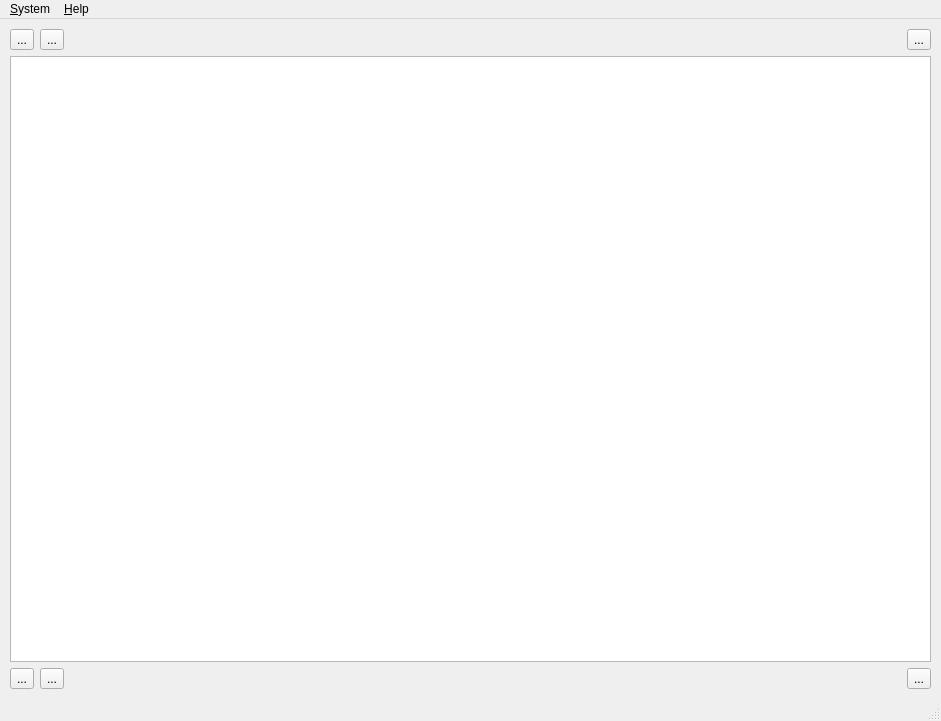
<?xml version="1.0" encoding="UTF-8"?>
<ui version="4.0">
 <class>MainWindow</class>
 <widget class="QMainWindow" name="MainWindow">
  <property name="geometry">
   <rect>
    <x>0</x>
    <y>0</y>
    <width>941</width>
    <height>721</height>
   </rect>
  </property>
  <property name="windowTitle">
   <string>MainWindow</string>
  </property>
  <widget class="QWidget" name="centralwidget">
   <layout class="QVBoxLayout" name="verticalLayout_7">
    <property name="leftMargin">
     <number>1</number>
    </property>
    <property name="topMargin">
     <number>1</number>
    </property>
    <property name="rightMargin">
     <number>1</number>
    </property>
    <property name="bottomMargin">
     <number>1</number>
    </property>
    <item>
     <widget class="QStackedWidget" name="stackedWidget">
      <property name="currentIndex">
       <number>0</number>
      </property>
      <widget class="QWidget" name="pageStocksList">
       <layout class="QVBoxLayout" name="verticalLayout">
        <item>
         <layout class="QHBoxLayout" name="horizontalLayout_2">
          <item>
           <widget class="QToolButton" name="toolButton">
            <property name="text">
             <string>...</string>
            </property>
           </widget>
          </item>
          <item>
           <widget class="QToolButton" name="toolButton_2">
            <property name="text">
             <string>...</string>
            </property>
           </widget>
          </item>
          <item>
           <spacer name="horizontalSpacer_2">
            <property name="orientation">
             <enum>Qt::Horizontal</enum>
            </property>
            <property name="sizeHint" stdset="0">
             <size>
              <width>40</width>
              <height>20</height>
             </size>
            </property>
           </spacer>
          </item>
          <item>
           <widget class="QToolButton" name="toolButton_6">
            <property name="text">
             <string>...</string>
            </property>
           </widget>
          </item>
         </layout>
        </item>
        <item>
         <widget class="StocksTableView" name="tableViewStocks">
          <property name="editTriggers">
           <set>QAbstractItemView::NoEditTriggers</set>
          </property>
          <property name="selectionMode">
           <enum>QAbstractItemView::ExtendedSelection</enum>
          </property>
          <property name="selectionBehavior">
           <enum>QAbstractItemView::SelectRows</enum>
          </property>
          <property name="verticalScrollMode">
           <enum>QAbstractItemView::ScrollPerPixel</enum>
          </property>
          <property name="sortingEnabled">
           <bool>true</bool>
          </property>
         </widget>
        </item>
        <item>
         <layout class="QHBoxLayout" name="horizontalLayout">
          <item>
           <widget class="QToolButton" name="toolButton_3">
            <property name="text">
             <string>...</string>
            </property>
           </widget>
          </item>
          <item>
           <widget class="QToolButton" name="toolButton_4">
            <property name="text">
             <string>...</string>
            </property>
           </widget>
          </item>
          <item>
           <spacer name="horizontalSpacer">
            <property name="orientation">
             <enum>Qt::Horizontal</enum>
            </property>
            <property name="sizeHint" stdset="0">
             <size>
              <width>40</width>
              <height>20</height>
             </size>
            </property>
           </spacer>
          </item>
          <item>
           <widget class="QToolButton" name="toolButton_5">
            <property name="text">
             <string>...</string>
            </property>
           </widget>
          </item>
         </layout>
        </item>
       </layout>
      </widget>
      <widget class="QWidget" name="pageTradeInfo">
       <layout class="QVBoxLayout" name="verticalLayout_8">
        <item>
         <widget class="QSplitter" name="splitter_2">
          <property name="orientation">
           <enum>Qt::Horizontal</enum>
          </property>
          <widget class="QWidget" name="widget" native="true">
           <property name="sizePolicy">
            <sizepolicy hsizetype="Expanding" vsizetype="Expanding">
             <horstretch>5</horstretch>
             <verstretch>0</verstretch>
            </sizepolicy>
           </property>
           <layout class="QVBoxLayout" name="verticalLayout_4">
            <item>
             <layout class="QHBoxLayout" name="horizontalLayout_3">
              <property name="spacing">
               <number>1</number>
              </property>
              <item>
               <widget class="QToolButton" name="toolButtonRealTime">
                <property name="text">
                 <string>Real Time</string>
                </property>
                <property name="autoRaise">
                 <bool>true</bool>
                </property>
               </widget>
              </item>
              <item>
               <widget class="QToolButton" name="toolButton5Mins">
                <property name="text">
                 <string>5MINS</string>
                </property>
                <property name="autoRaise">
                 <bool>true</bool>
                </property>
               </widget>
              </item>
              <item>
               <widget class="QToolButton" name="toolButton15Mins">
                <property name="text">
                 <string>15MINS</string>
                </property>
                <property name="autoRaise">
                 <bool>true</bool>
                </property>
               </widget>
              </item>
              <item>
               <widget class="QToolButton" name="toolButton30Mins">
                <property name="text">
                 <string>30MINS</string>
                </property>
                <property name="autoRaise">
                 <bool>true</bool>
                </property>
               </widget>
              </item>
              <item>
               <widget class="QToolButton" name="toolButton60Mins">
                <property name="text">
                 <string>60MINS</string>
                </property>
                <property name="autoRaise">
                 <bool>true</bool>
                </property>
               </widget>
              </item>
              <item>
               <widget class="QToolButton" name="toolButton1Day">
                <property name="text">
                 <string>1Day</string>
                </property>
                <property name="autoRaise">
                 <bool>true</bool>
                </property>
               </widget>
              </item>
              <item>
               <widget class="QToolButton" name="toolButton1Week">
                <property name="text">
                 <string>1Week</string>
                </property>
                <property name="autoRaise">
                 <bool>true</bool>
                </property>
               </widget>
              </item>
              <item>
               <spacer name="horizontalSpacer_3">
                <property name="orientation">
                 <enum>Qt::Horizontal</enum>
                </property>
                <property name="sizeHint" stdset="0">
                 <size>
                  <width>40</width>
                  <height>20</height>
                 </size>
                </property>
               </spacer>
              </item>
              <item>
               <widget class="QToolButton" name="toolButton_9">
                <property name="text">
                 <string>...</string>
                </property>
                <property name="autoRaise">
                 <bool>true</bool>
                </property>
               </widget>
              </item>
             </layout>
            </item>
            <item>
             <widget class="QSplitter" name="splitter">
              <property name="orientation">
               <enum>Qt::Vertical</enum>
              </property>
              <widget class="QTabWidget" name="tabWidget">
               <property name="focusPolicy">
                <enum>Qt::StrongFocus</enum>
               </property>
               <property name="contextMenuPolicy">
                <enum>Qt::CustomContextMenu</enum>
               </property>
               <property name="tabPosition">
                <enum>QTabWidget::West</enum>
               </property>
               <property name="currentIndex">
                <number>1</number>
               </property>
               <widget class="QWidget" name="tabRealTime">
                <attribute name="title">
                 <string>Real Time</string>
                </attribute>
               </widget>
               <widget class="CandlesticksView" name="tabCandlestick">
                <property name="focusPolicy">
                 <enum>Qt::StrongFocus</enum>
                </property>
                <property name="contextMenuPolicy">
                 <enum>Qt::CustomContextMenu</enum>
                </property>
                <attribute name="title">
                 <string>Candlestick</string>
                </attribute>
               </widget>
              </widget>
              <widget class="QStackedWidget" name="stackedWidgetExtraInfo">
               <property name="currentIndex">
                <number>0</number>
               </property>
               <widget class="QWidget" name="page_3">
                <layout class="QVBoxLayout" name="verticalLayout_2"/>
               </widget>
               <widget class="QWidget" name="page_4">
                <layout class="QVBoxLayout" name="verticalLayout_3">
                 <item>
                  <widget class="QTabWidget" name="tabWidget_StockClasses">
                   <property name="tabPosition">
                    <enum>QTabWidget::South</enum>
                   </property>
                   <widget class="QWidget" name="tab_3">
                    <attribute name="title">
                     <string>Tab 1</string>
                    </attribute>
                   </widget>
                   <widget class="QWidget" name="tab_4">
                    <attribute name="title">
                     <string>Tab 2</string>
                    </attribute>
                   </widget>
                  </widget>
                 </item>
                </layout>
               </widget>
              </widget>
             </widget>
            </item>
            <item>
             <layout class="QHBoxLayout" name="horizontalLayout_4">
              <item>
               <widget class="QPushButton" name="pushButtonExpand">
                <property name="text">
                 <string>Expand</string>
                </property>
                <property name="flat">
                 <bool>true</bool>
                </property>
               </widget>
              </item>
              <item>
               <spacer name="horizontalSpacer_4">
                <property name="orientation">
                 <enum>Qt::Horizontal</enum>
                </property>
                <property name="sizeHint" stdset="0">
                 <size>
                  <width>40</width>
                  <height>20</height>
                 </size>
                </property>
               </spacer>
              </item>
              <item>
               <widget class="QToolButton" name="toolButton_10">
                <property name="text">
                 <string>...</string>
                </property>
                <property name="autoRaise">
                 <bool>true</bool>
                </property>
               </widget>
              </item>
             </layout>
            </item>
           </layout>
          </widget>
          <widget class="QWidget" name="widgetRealTimeInfo" native="true">
           <layout class="QVBoxLayout" name="verticalLayout_6">
            <item>
             <widget class="QLabel" name="labelCode">
              <property name="text">
               <string notr="true">Code</string>
              </property>
              <property name="alignment">
               <set>Qt::AlignCenter</set>
              </property>
             </widget>
            </item>
            <item>
             <widget class="Line" name="line">
              <property name="orientation">
               <enum>Qt::Horizontal</enum>
              </property>
             </widget>
            </item>
            <item>
             <widget class="QLabel" name="labelTopInfo">
              <property name="sizePolicy">
               <sizepolicy hsizetype="Expanding" vsizetype="Preferred">
                <horstretch>0</horstretch>
                <verstretch>0</verstretch>
               </sizepolicy>
              </property>
             </widget>
            </item>
            <item>
             <widget class="Line" name="line_2">
              <property name="orientation">
               <enum>Qt::Horizontal</enum>
              </property>
             </widget>
            </item>
            <item>
             <widget class="QWidget" name="widgetRealTimeAskInfo" native="true">
              <layout class="QGridLayout" name="gridLayout">
               <item row="0" column="1">
                <widget class="QLabel" name="labelAsk5">
                 <property name="minimumSize">
                  <size>
                   <width>50</width>
                   <height>0</height>
                  </size>
                 </property>
                </widget>
               </item>
               <item row="0" column="0">
                <widget class="QLabel" name="labelSell5">
                 <property name="text">
                  <string>ASK 5</string>
                 </property>
                </widget>
               </item>
               <item row="0" column="2" colspan="2">
                <widget class="QLabel" name="labelAskVol5">
                 <property name="minimumSize">
                  <size>
                   <width>80</width>
                   <height>0</height>
                  </size>
                 </property>
                 <property name="alignment">
                  <set>Qt::AlignRight|Qt::AlignTrailing|Qt::AlignVCenter</set>
                 </property>
                </widget>
               </item>
               <item row="1" column="0">
                <widget class="QLabel" name="labelSell4">
                 <property name="text">
                  <string>ASK 4</string>
                 </property>
                </widget>
               </item>
               <item row="1" column="1">
                <widget class="QLabel" name="labelAsk4"/>
               </item>
               <item row="1" column="2" colspan="2">
                <widget class="QLabel" name="labelAskVol4">
                 <property name="alignment">
                  <set>Qt::AlignRight|Qt::AlignTrailing|Qt::AlignVCenter</set>
                 </property>
                </widget>
               </item>
               <item row="2" column="0">
                <widget class="QLabel" name="labelSell3">
                 <property name="text">
                  <string>ASK 3</string>
                 </property>
                </widget>
               </item>
               <item row="2" column="1">
                <widget class="QLabel" name="labelAsk3"/>
               </item>
               <item row="2" column="2" colspan="2">
                <widget class="QLabel" name="labelAskVol3">
                 <property name="alignment">
                  <set>Qt::AlignRight|Qt::AlignTrailing|Qt::AlignVCenter</set>
                 </property>
                </widget>
               </item>
               <item row="3" column="0">
                <widget class="QLabel" name="labelSell2">
                 <property name="text">
                  <string>ASK 2</string>
                 </property>
                </widget>
               </item>
               <item row="3" column="1">
                <widget class="QLabel" name="labelAsk2"/>
               </item>
               <item row="3" column="2" colspan="2">
                <widget class="QLabel" name="labelAskVol2">
                 <property name="alignment">
                  <set>Qt::AlignRight|Qt::AlignTrailing|Qt::AlignVCenter</set>
                 </property>
                </widget>
               </item>
               <item row="4" column="0">
                <widget class="QLabel" name="labelSell1">
                 <property name="text">
                  <string>ASK 1</string>
                 </property>
                </widget>
               </item>
               <item row="4" column="1">
                <widget class="QLabel" name="labelAsk1"/>
               </item>
               <item row="4" column="2" colspan="2">
                <widget class="QLabel" name="labelAskVol1">
                 <property name="alignment">
                  <set>Qt::AlignRight|Qt::AlignTrailing|Qt::AlignVCenter</set>
                 </property>
                </widget>
               </item>
               <item row="5" column="0" colspan="4">
                <widget class="Line" name="line_3">
                 <property name="orientation">
                  <enum>Qt::Horizontal</enum>
                 </property>
                </widget>
               </item>
               <item row="6" column="0">
                <widget class="QLabel" name="labelBuy1">
                 <property name="text">
                  <string>BID 1</string>
                 </property>
                </widget>
               </item>
               <item row="6" column="1">
                <widget class="QLabel" name="labelBID1"/>
               </item>
               <item row="6" column="2" colspan="2">
                <widget class="QLabel" name="labelBIDVol1">
                 <property name="alignment">
                  <set>Qt::AlignRight|Qt::AlignTrailing|Qt::AlignVCenter</set>
                 </property>
                </widget>
               </item>
               <item row="7" column="0">
                <widget class="QLabel" name="labelBuy2">
                 <property name="text">
                  <string>BID 2</string>
                 </property>
                </widget>
               </item>
               <item row="7" column="1">
                <widget class="QLabel" name="labelBID2"/>
               </item>
               <item row="7" column="2" colspan="2">
                <widget class="QLabel" name="labelBIDVol2">
                 <property name="alignment">
                  <set>Qt::AlignRight|Qt::AlignTrailing|Qt::AlignVCenter</set>
                 </property>
                </widget>
               </item>
               <item row="8" column="0">
                <widget class="QLabel" name="labelBuy3">
                 <property name="text">
                  <string>BID 3</string>
                 </property>
                </widget>
               </item>
               <item row="8" column="1">
                <widget class="QLabel" name="labelBID3"/>
               </item>
               <item row="8" column="2" colspan="2">
                <widget class="QLabel" name="labelBIDVol3">
                 <property name="alignment">
                  <set>Qt::AlignRight|Qt::AlignTrailing|Qt::AlignVCenter</set>
                 </property>
                </widget>
               </item>
               <item row="9" column="0">
                <widget class="QLabel" name="labelBuy4">
                 <property name="text">
                  <string>BID 4</string>
                 </property>
                </widget>
               </item>
               <item row="9" column="1">
                <widget class="QLabel" name="labelBID4"/>
               </item>
               <item row="9" column="2" colspan="2">
                <widget class="QLabel" name="labelBIDVol4">
                 <property name="alignment">
                  <set>Qt::AlignRight|Qt::AlignTrailing|Qt::AlignVCenter</set>
                 </property>
                </widget>
               </item>
               <item row="10" column="0">
                <widget class="QLabel" name="labelBuy5">
                 <property name="text">
                  <string>BID 5</string>
                 </property>
                </widget>
               </item>
               <item row="10" column="1">
                <widget class="QLabel" name="labelBID5"/>
               </item>
               <item row="10" column="2" colspan="2">
                <widget class="QLabel" name="labelBIDVol5">
                 <property name="alignment">
                  <set>Qt::AlignRight|Qt::AlignTrailing|Qt::AlignVCenter</set>
                 </property>
                </widget>
               </item>
               <item row="11" column="0" colspan="4">
                <widget class="Line" name="line_4">
                 <property name="orientation">
                  <enum>Qt::Horizontal</enum>
                 </property>
                </widget>
               </item>
               <item row="12" column="0">
                <widget class="QLabel" name="labelCurPrice1">
                 <property name="text">
                  <string>Price:</string>
                 </property>
                </widget>
               </item>
               <item row="12" column="1">
                <widget class="QLabel" name="labelCurPrice">
                 <property name="alignment">
                  <set>Qt::AlignRight|Qt::AlignTrailing|Qt::AlignVCenter</set>
                 </property>
                </widget>
               </item>
               <item row="12" column="2">
                <widget class="QLabel" name="labelOpen1">
                 <property name="text">
                  <string>Open:</string>
                 </property>
                </widget>
               </item>
               <item row="12" column="3">
                <widget class="QLabel" name="labelOpen">
                 <property name="alignment">
                  <set>Qt::AlignRight|Qt::AlignTrailing|Qt::AlignVCenter</set>
                 </property>
                </widget>
               </item>
               <item row="13" column="0">
                <widget class="QLabel" name="labelChange1">
                 <property name="text">
                  <string>Change:</string>
                 </property>
                </widget>
               </item>
               <item row="13" column="1">
                <widget class="QLabel" name="labelChange">
                 <property name="alignment">
                  <set>Qt::AlignRight|Qt::AlignTrailing|Qt::AlignVCenter</set>
                 </property>
                </widget>
               </item>
               <item row="13" column="2">
                <widget class="QLabel" name="labelHigh1">
                 <property name="text">
                  <string>High:</string>
                 </property>
                </widget>
               </item>
               <item row="13" column="3">
                <widget class="QLabel" name="labelHigh">
                 <property name="alignment">
                  <set>Qt::AlignRight|Qt::AlignTrailing|Qt::AlignVCenter</set>
                 </property>
                </widget>
               </item>
               <item row="14" column="0">
                <widget class="QLabel" name="labelChangePercent1">
                 <property name="text">
                  <string>%Chg:</string>
                 </property>
                </widget>
               </item>
               <item row="14" column="1">
                <widget class="QLabel" name="labelChangePercent">
                 <property name="alignment">
                  <set>Qt::AlignRight|Qt::AlignTrailing|Qt::AlignVCenter</set>
                 </property>
                </widget>
               </item>
               <item row="14" column="2">
                <widget class="QLabel" name="labelLow1">
                 <property name="text">
                  <string>Low:</string>
                 </property>
                </widget>
               </item>
               <item row="14" column="3">
                <widget class="QLabel" name="labelLow">
                 <property name="alignment">
                  <set>Qt::AlignRight|Qt::AlignTrailing|Qt::AlignVCenter</set>
                 </property>
                </widget>
               </item>
               <item row="15" column="0" colspan="4">
                <widget class="Line" name="line_6">
                 <property name="orientation">
                  <enum>Qt::Horizontal</enum>
                 </property>
                </widget>
               </item>
              </layout>
             </widget>
            </item>
            <item>
             <widget class="QWidget" name="widgetVolInfo" native="true">
              <layout class="QVBoxLayout" name="verticalLayout_5">
               <item>
                <spacer name="verticalSpacer_2">
                 <property name="orientation">
                  <enum>Qt::Vertical</enum>
                 </property>
                 <property name="sizeHint" stdset="0">
                  <size>
                   <width>20</width>
                   <height>273</height>
                  </size>
                 </property>
                </spacer>
               </item>
              </layout>
             </widget>
            </item>
           </layout>
          </widget>
         </widget>
        </item>
       </layout>
      </widget>
     </widget>
    </item>
   </layout>
  </widget>
  <widget class="QMenuBar" name="menubar">
   <property name="geometry">
    <rect>
     <x>0</x>
     <y>0</y>
     <width>941</width>
     <height>23</height>
    </rect>
   </property>
   <widget class="QMenu" name="menu_System">
    <property name="title">
     <string>&amp;System</string>
    </property>
    <addaction name="action_Quit"/>
   </widget>
   <widget class="QMenu" name="menu_About">
    <property name="title">
     <string>&amp;Help</string>
    </property>
    <addaction name="action_about"/>
   </widget>
   <addaction name="menu_System"/>
   <addaction name="menu_About"/>
  </widget>
  <widget class="QStatusBar" name="statusbar"/>
  <action name="action_Quit">
   <property name="text">
    <string>&amp;Quit</string>
   </property>
  </action>
  <action name="action_about">
   <property name="text">
    <string>&amp;About</string>
   </property>
  </action>
 </widget>
 <customwidgets>
  <customwidget>
   <class>CandlesticksView</class>
   <extends>QWidget</extends>
   <header location="global">candlesticksview.h</header>
   <container>1</container>
  </customwidget>
  <customwidget>
   <class>StocksTableView</class>
   <extends>QTableView</extends>
   <header>stockstableview.h</header>
  </customwidget>
 </customwidgets>
 <resources/>
 <connections/>
</ui>
